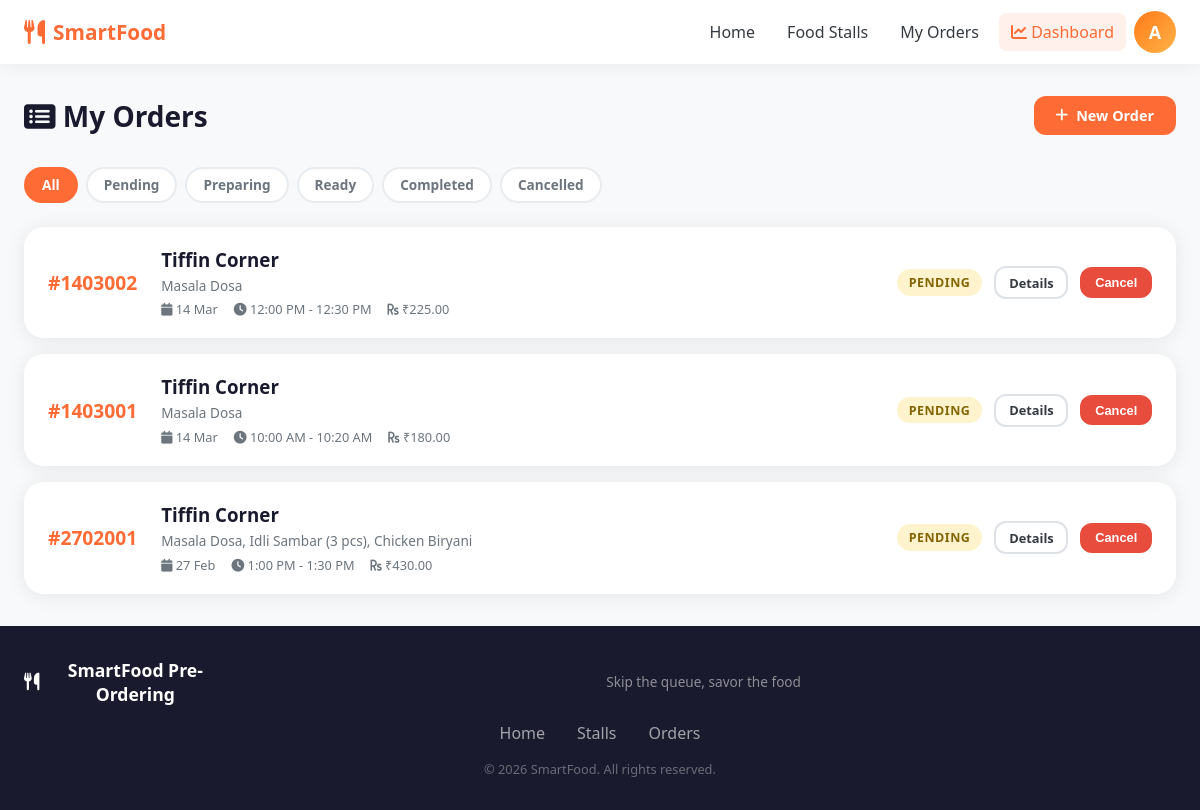
The app's page /orders/ (signed in), older data.
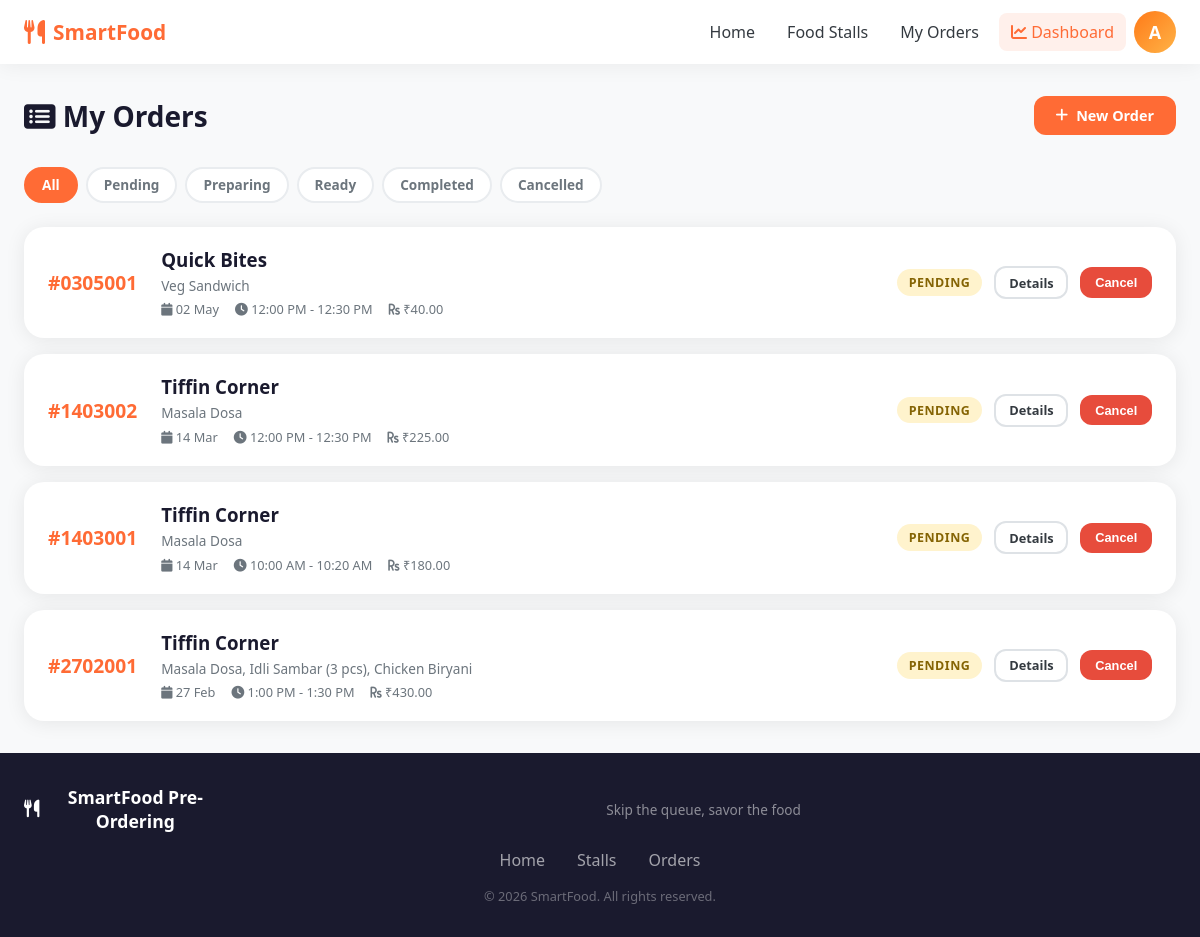
The same page, newer data.
### apps/orders/models.py (models this page shows, shortened)
class Order(models.Model):
    user = models.ForeignKey(User, on_delete=models.CASCADE, related_name='orders')
    stall = models.ForeignKey(FoodStall, on_delete=models.CASCADE, related_name='orders')
    break_slot = models.CharField(max_length=5, choices=BREAK_SLOT_CHOICES)
    pickup_date = models.DateField()
    status = models.CharField(max_length=20, choices=ORDER_STATUS_CHOICES, default='pending')
    total_amount = models.DecimalField(max_digits=10, decimal_places=2, default=0)
    special_instructions = models.TextField(blank=True)
    token_number = models.CharField(max_length=10, blank=True)
    created_at = models.DateTimeField(auto_now_add=True)
    updated_at = models.DateTimeField(auto_now=True)
    estimated_ready_time = models.DateTimeField(null=True, blank=True)
    class Meta:
        ordering = ['-created_at']

class OrderItem(models.Model):
    order = models.ForeignKey(Order, on_delete=models.CASCADE, related_name='order_items')
    menu_item = models.ForeignKey(MenuItem, on_delete=models.CASCADE)
    quantity = models.PositiveIntegerField(default=1)
    price_at_order = models.DecimalField(max_digits=8, decimal_places=2)
    customization = models.TextField(blank=True)

### apps/stalls/models.py (models this page shows, shortened)
class FoodStall(models.Model):
    name = models.CharField(max_length=100)
    description = models.TextField(blank=True)
    owner = models.ForeignKey(User, on_delete=models.SET_NULL, null=True, related_name='stalls')
    image = models.ImageField(upload_to='stalls/', blank=True, null=True)
    location = models.CharField(max_length=200, blank=True)
    is_open = models.BooleanField(default=True)
    max_capacity = models.IntegerField(default=50, help_text="Maximum orders per break slot")
    created_at = models.DateTimeField(auto_now_add=True)

class MenuItem(models.Model):
    CATEGORY_CHOICES = [
        ('snacks', 'Snacks'),
        ('meals', 'Meals'),
        ('beverages', 'Beverages'),
        ('desserts', 'Desserts'),
        ('combos', 'Combos'),
    ]
    stall = models.ForeignKey(FoodStall, on_delete=models.CASCADE, related_name='menu_items')
    name = models.CharField(max_length=100)
    description = models.TextField(blank=True)
    price = models.DecimalField(max_digits=8, decimal_places=2)
    category = models.CharField(max_length=20, choices=CATEGORY_CHOICES, default='snacks')
    image = models.ImageField(upload_to='menu_items/', blank=True, null=True)
    is_available = models.BooleanField(default=True)
    prep_time_minutes = models.IntegerField(default=10)
    calories = models.IntegerField(null=True, blank=True)
    is_vegetarian = models.BooleanField(default=False)
    created_at = models.DateTimeField(auto_now_add=True)

### apps/orders/views.py (the view)
# urls.py: path('orders/', views.my_orders, name='my_orders'),
@login_required
def my_orders(request):
    orders = Order.objects.filter(user=request.user).select_related('stall').prefetch_related('order_items__menu_item')
    status_filter = request.GET.get('status')
    if status_filter:
        orders = orders.filter(status=status_filter)
    return render(request, 'orders/my_orders.html', {
        'orders': orders,
        'status_filter': status_filter,
    })

### templates/orders/my_orders.html (shortened to what this page needs)
{% extends 'base/base.html' %}
{% load static %}
{% block content %}
<div class="container">
    <div class="page-header">
        <h1><i class="fas fa-list-alt"></i> My Orders</h1>
        <a href="{% url 'stall_list' %}" class="btn btn-primary">
            <i class="fas fa-plus"></i> New Order
        </a>
    </div>
    <div class="filter-tabs">
        <a href="{% url 'my_orders' %}" class="filter-tab {% if not status_filter %}active{% endif %}">All</a>
        <a href="?status=pending" class="filter-tab {% if status_filter == 'pending' %}active{% endif %}">Pending</a>
        <a href="?status=preparing" class="filter-tab {% if status_filter == 'preparing' %}active{% endif %}">Preparing</a>
        <a href="?status=ready" class="filter-tab {% if status_filter == 'ready' %}active{% endif %}">Ready</a>
        <a href="?status=completed" class="filter-tab {% if status_filter == 'completed' %}active{% endif %}">Completed</a>
        <a href="?status=cancelled" class="filter-tab {% if status_filter == 'cancelled' %}active{% endif %}">Cancelled</a>
    </div>
    {% if orders %}
    <div class="orders-list">
        {% for order in orders %}
        <div class="order-list-card">
            <div class="olc-token">#{{ order.token_number }}</div>
            <div class="olc-info">
                <h3>{{ order.stall.name }}</h3>
                <div class="olc-items">
                    {% for item in order.order_items.all|slice:":3" %}
                        {{ item.menu_item.name }}{% if not forloop.last %}, {% endif %}
                    {% endfor %}
                </div>
                <div class="olc-meta">
                    <span><i class="fas fa-calendar"></i> {{ order.pickup_date|date:"d M" }}</span>
                    <span><i class="fas fa-clock"></i> {{ order.get_break_slot_display }}</span>
                    <span><i class="fas fa-rupee-sign"></i> ₹{{ order.total_amount }}</span>
                </div>
            </div>
            <div class="olc-right">
                <span class="status-badge status-{{ order.status }}">{{ order.get_status_display }}</span>
                <a href="{% url 'order_detail' order.pk %}" class="btn btn-sm btn-outline">Details</a>
                {% if order.status in 'pending,confirmed' %}
                <form action="{% url 'cancel_order' order.pk %}" method="post"
                      onsubmit="return confirm('Cancel this order?')" style="display:inline">
                    <button type="submit" class="btn btn-sm btn-danger">Cancel</button>
                </form>
                {% endif %}
            </div>
        </div>
        {% endfor %}
    </div>
    {% endif %}
</div>
{% endblock %}

Row changes from the older to the newer data that the page shows:
added Order: token_number "0305001", stall.name "Quick Bites", pickup_date "02 May", break_slot "12:00 PM - 12:30 PM", total_amount "40.00", status "PENDING", shows "Cancel"
added OrderItem: menu_item.name "Veg Sandwich", shown under "0305001"
